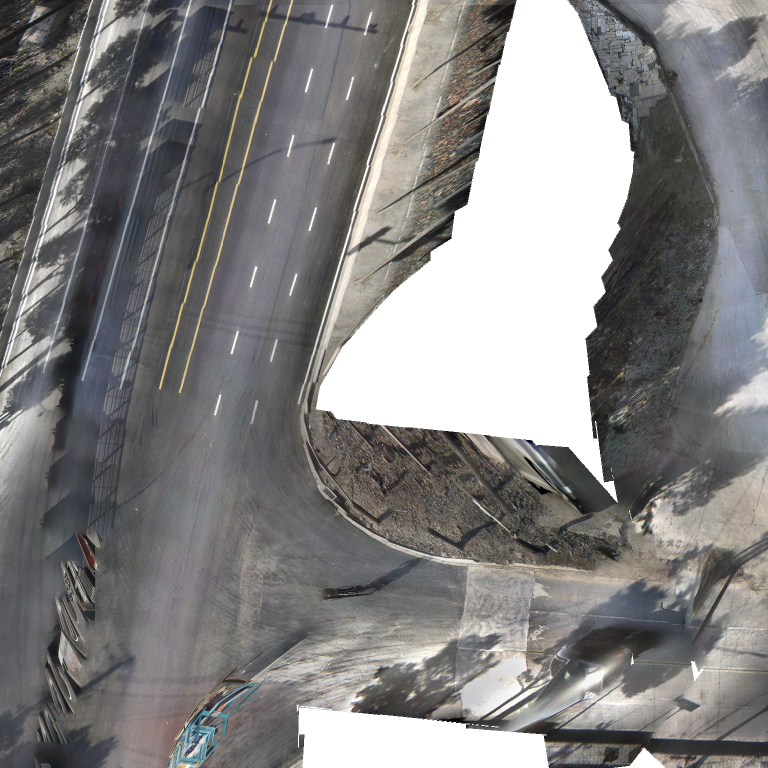
#> input picture 8.png, 1536 x 1536 px (shown at 1/2 size)
$ python main.py
#> lines starting #> are read from the running program, lines starting #| are printed output that depends on the picture; after the words box and inside, x2 and y2 are one past the last pixel; in counts of white or black regions, pixels touching at a corner belong together; long printed decimals are rounded
import cv2
import numpy as np

def show(img):
    cv2.imshow('img', img)
    cv2.waitKey(0)

def doLaneDet(path, times=0):
#> called with path = '8.png', times = 0
    img = cv2.imread(path, 0)
    h, w = img.shape
    img = cv2.GaussianBlur(img, (5, 5), 0)
    # 5有道上的没检测出来
    # 8短线检测不出来（整体算法的问题，得加东西）
    img = cv2.Canny(img, 10+times*10, 200+times*2)  # min,max
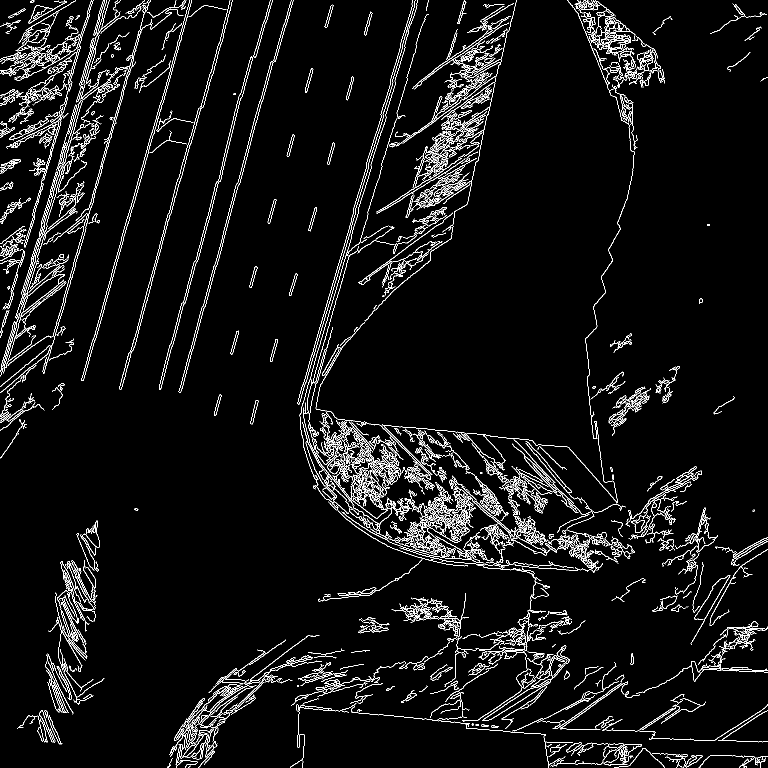
#> img: shape (1536, 1536) (shown at 1/2 size); 4.9% white in thin lines or dots
    # 3:200, 300
    # 4:检测不出来
    # 进行花样滤波？
    lines = cv2.HoughLines(img, 1, np.pi / 180, 290)  # thr
#> lines = 25 rows, first 8: [369, 0.279], [365, 0.279], [795, 0.279], [805, 0.279], [518, 0.279], [64, 2.36], [439, 0.262], [799, 0.279]

    allK = []
    allPos = []
    for i in range(len(lines)):
        for rho, theta in lines[i]:
            a = np.cos(theta)
            b = np.sin(theta)
            x0 = a * rho
            y0 = b * rho
            x1 = int(x0 + w * (-b))
            y1 = int(y0 + w * (a))
            x2 = int(x0 - w * (-b))
            y2 = int(y0 - w * (a))

            k = (y1 - y2) / (x1 - x2)
            allK.append(k)
            allPos.append(((x1, y1), (x2, y2)))
#> this loop made 25 passes
#> after the loop, allK = 25 values, max 1 at index 5, min -3.73 at index 6, mean -0.884; allPos = 25 items

    mean = np.median(allK)
#> mean = 1
    std = np.std(allK)
#> std = 2.18
    print('mean:', mean, 'std:', std)
#| mean: 1.0 std: 2.180
    if std < 0.1: std = 0.1

    num = 0
    img = cv2.imread(path)
#> img is the input picture: shape (1536, 1536, 3); mean B, G, R 129.7, 129.9, 131.1
    for i in allPos:
        p1, p2 = i
        x1, y1 = p1
        x2, y2 = p2
        k = (y1 - y2) / (x1 - x2)
        if k <= mean + std and k >= mean - std:
            print(k)
            cv2.line(img, (x1, y1), (x2, y2), (0, 0, 255), 2)
            num += 1
#> this loop made 25 passes
#> (x1, y1, x2, y2, k) on passes 1 to 8: (-68, 1578, 778, -1374, -3.49), (-72, 1577, 774, -1375, -3.49), (340, 1695, 1187, -1257, -3.49), (350, 1698, 1197, -1254, -3.49), (74, 1619, 921, -1333, -3.49), (-1131, -1040, 1040, 1131, 1), (26, 1597, 821, -1370, -3.73), (344, 1696, 1191, -1256, -3.49)
#> (printed output is left out)
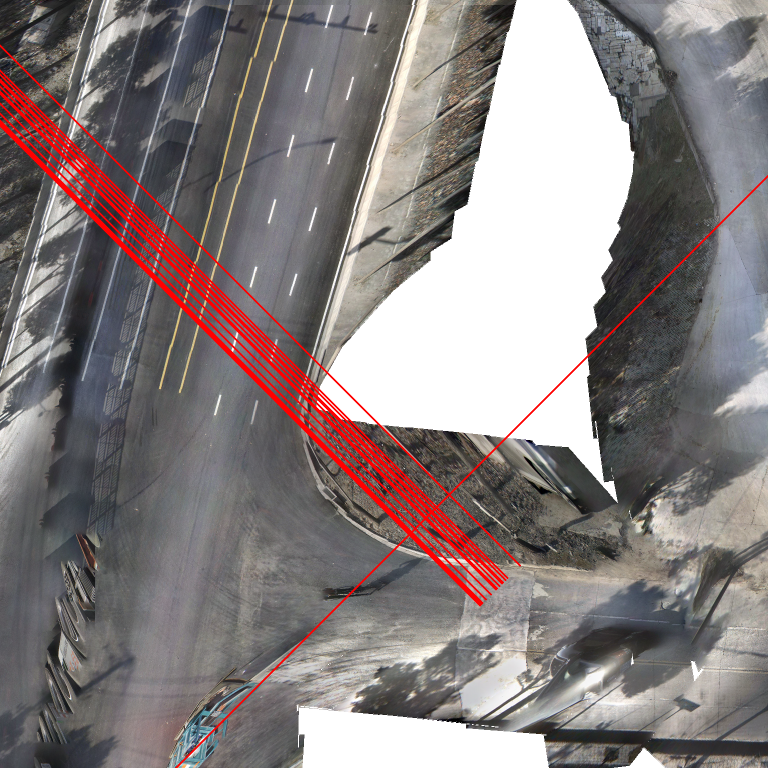
#> img: shape (1536, 1536, 3) (shown at 1/2 size); 2.9% of pixels changed, all inside (x1, y1, x2, y2) = (0, 89, 1536, 1536)
#> after the loop, num = 15
    ret = num / len(allK)
#> ret = 0.6
    print('可用率：', ret)
#| 可用率： 0.6

    if ret < 0.8:
        return doLaneDet(path,times+1)
#> call 2 of doLaneDet, with path = '8.png', times = 1
#> in doLaneDet (call 2), `img = cv2.Canny(img, 10+times*10, 200+times*2)`:
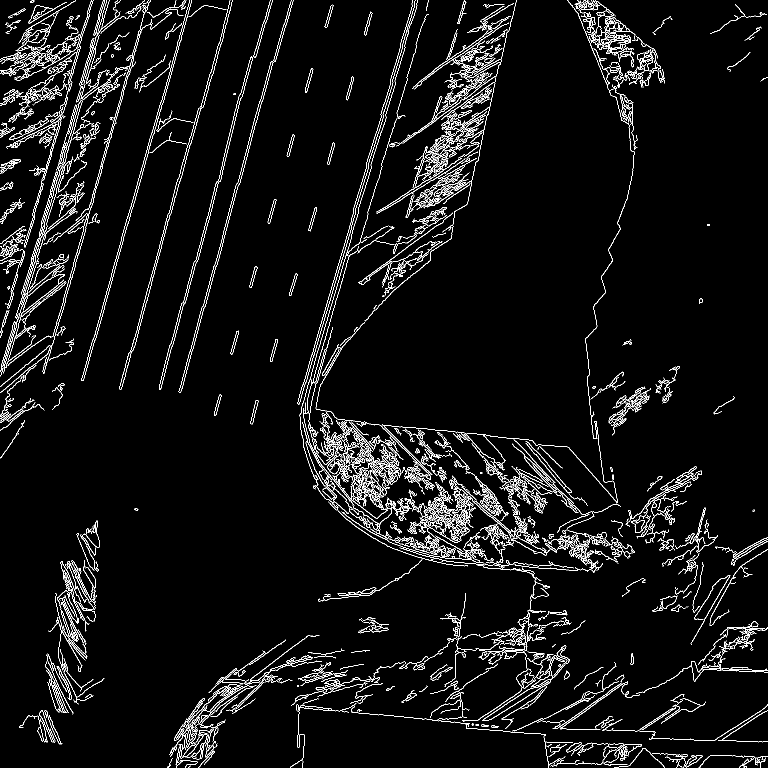
#> img: shape (1536, 1536) (shown at 1/2 size); 4.7% white in thin lines or dots
#> in doLaneDet (call 2), `lines = cv2.HoughLines(img, 1, np.pi / 180, 290)`: lines = 17 rows, first 8: [369, 0.279], [365, 0.279], [795, 0.279], [805, 0.279], [518, 0.279], [439, 0.262], [799, 0.279], [64, 2.36]
#> the loop in doLaneDet (call 2), `for i in range(len(lines)):` made 17 passes
#> after the loop in doLaneDet (call 2), `for i in range(len(lines)):`: allK = [-3.49, -3.49, -3.49, -3.49, -3.49, -3.73, -3.49, 1, -3.49, 1, -3.49, 1, -3.49, 1, 1, 1, 1]; allPos = 17 items
#> in doLaneDet (call 2), `mean = np.median(allK)`: mean = -3.49
#> in doLaneDet (call 2), `std = np.std(allK)`: std = 2.22
#| mean: -3.485 std: 2.221
#> the loop in doLaneDet (call 2), `for i in allPos:` made 17 passes
#> (printed output is left out)
#> after the loop in doLaneDet (call 2), `for i in allPos:`:
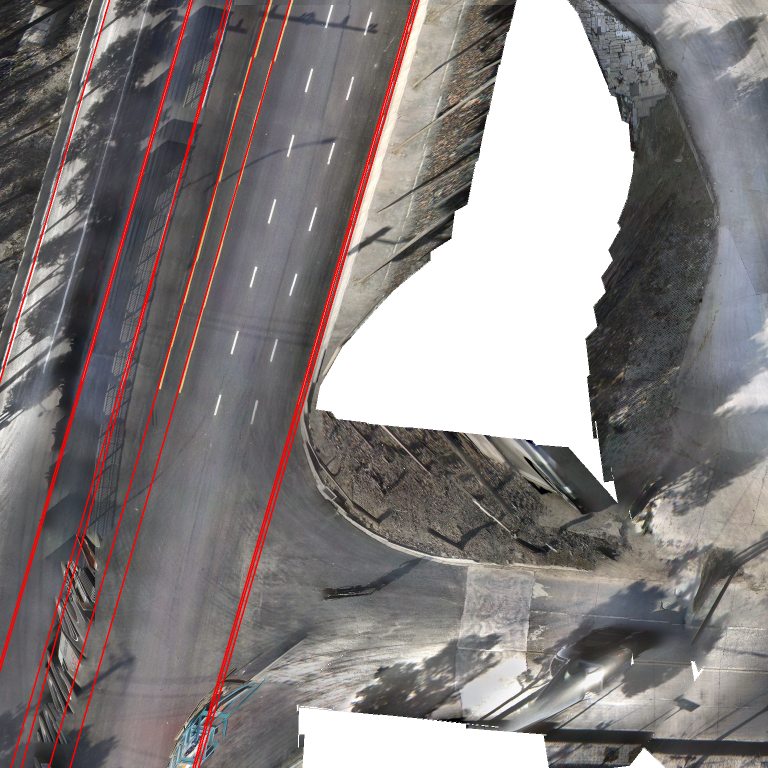
#> img: shape (1536, 1536, 3) (shown at 1/2 size); 1.83% of pixels changed, all inside (x1, y1, x2, y2) = (0, 0, 839, 1536)
#> after the loop in doLaneDet (call 2), `for i in allPos:`: num = 10
#> in doLaneDet (call 2), `ret = num / len(allK)`: ret = 0.588
#| 可用率： 0.5882
#> call 3 of doLaneDet, with path = '8.png', times = 2
#> in doLaneDet (call 3), `img = cv2.Canny(img, 10+times*10, 200+times*2)`:
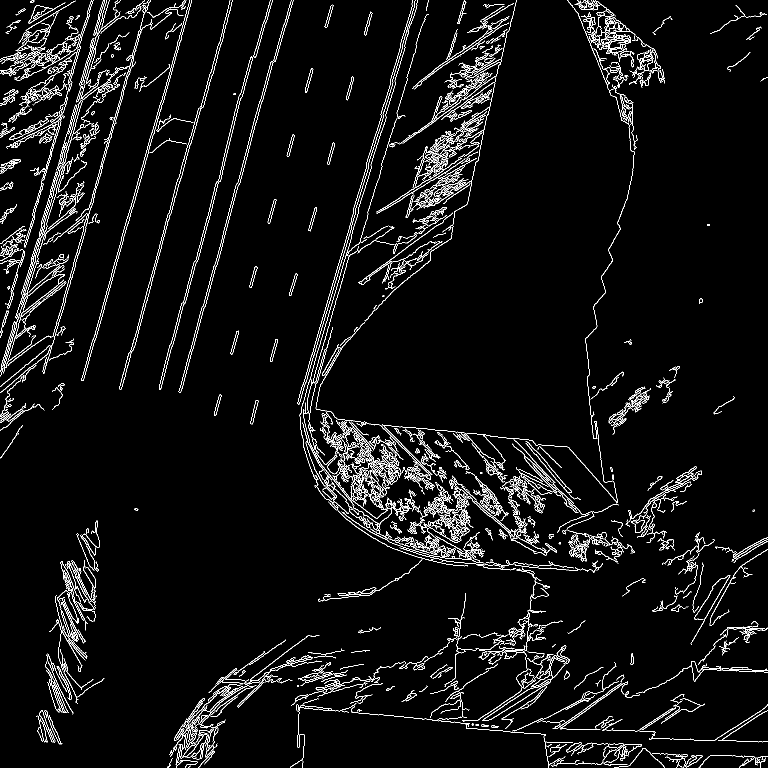
#> img: shape (1536, 1536) (shown at 1/2 size); 4.4% white in thin lines or dots
#> in doLaneDet (call 3), `lines = cv2.HoughLines(img, 1, np.pi / 180, 290)`: lines = [[369, 0.279], [365, 0.279], [795, 0.279], [805, 0.279], [518, 0.279], [799, 0.279], [439, 0.262], [559, 0.279], [64, 2.36], [209, 0.279], [445, 0.279]]
#> the loop in doLaneDet (call 3), `for i in range(len(lines)):` made 11 passes
#> after the loop in doLaneDet (call 3), `for i in range(len(lines)):`: allK = [-3.49, -3.49, -3.49, -3.49, -3.49, -3.49, -3.73, -3.49, 1, -3.49, -3.49]; allPos = 11 items
#> in doLaneDet (call 3), `std = np.std(allK)`: std = 1.3
#| mean: -3.485 std: 1.299
#> the loop in doLaneDet (call 3), `for i in allPos:` made 11 passes
#> (printed output is left out)
#> after the loop in doLaneDet (call 3), `for i in allPos:`: num = 10
#> in doLaneDet (call 3), `ret = num / len(allK)`: ret = 0.909
#| 可用率： 0.9091
    else:
        show(img)
        return ret

doLaneDet('8.png')

$ run again, with 0.png copied over 8.png
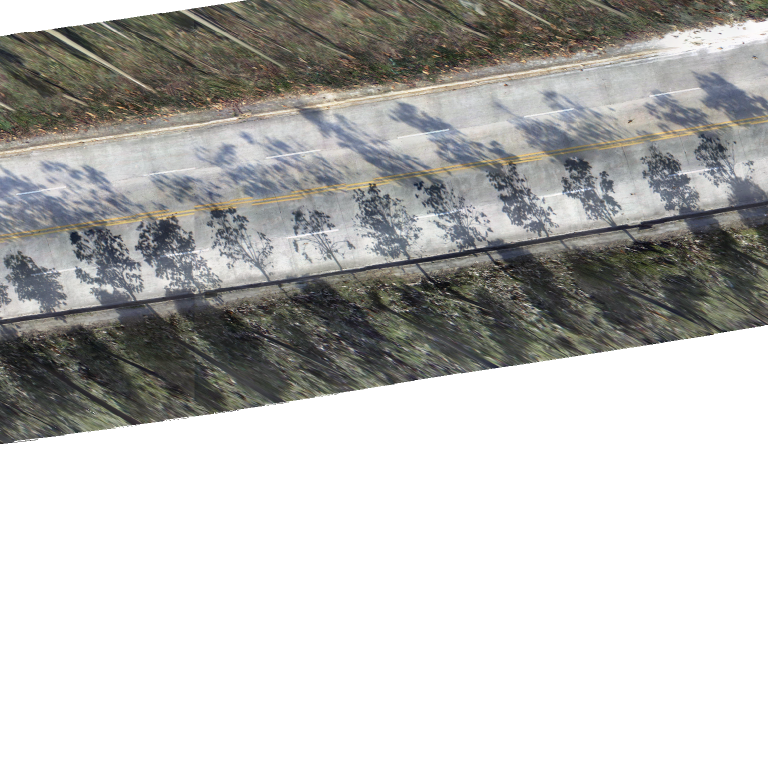
#> input picture 0.png, 1536 x 1536 px (shown at 1/2 size)
#> in doLaneDet, `img = cv2.Canny(img, 10+times*10, 200+times*2)`:
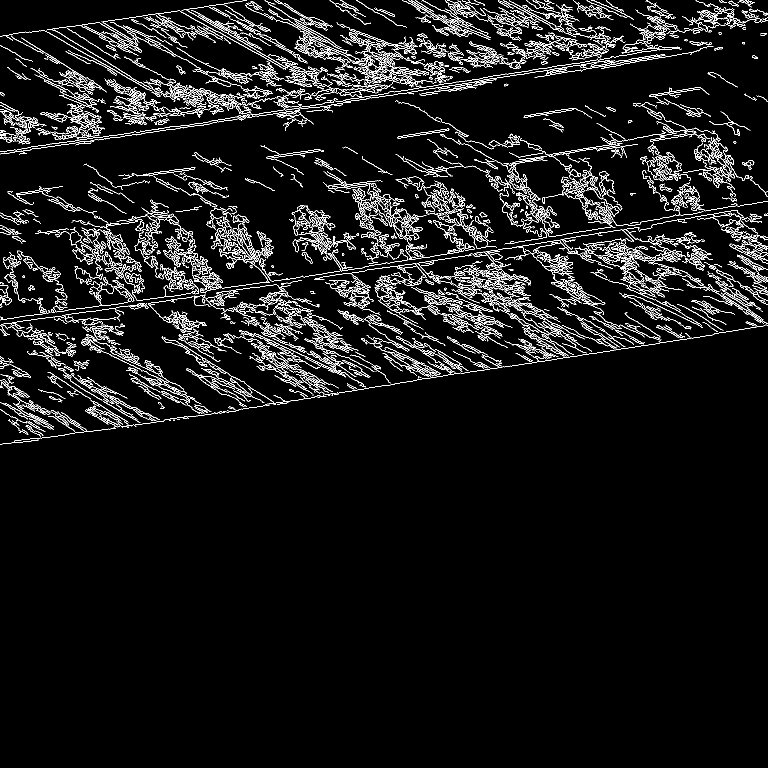
#> img: shape (1536, 1536) (shown at 1/2 size); 5.8% white in thin lines or dots, all inside (x1, y1, x2, y2) = (0, 0, 1536, 889)
#> lines = 67 rows, first 8: [305, 1.41], [309, 1.41], [882, 1.41], [633, 1.43], [299, 1.43], [648, 1.41], [283, 1.4], [277, 1.41]
#> the loop in doLaneDet, `for i in range(len(lines)):` made 67 passes
#> after the loop in doLaneDet, `for i in range(len(lines)):`: allK = 67 values, max 0.625 at index 62, min -0.212 at index 48, mean -0.0716; allPos = 67 items
#> mean = -0.141
#> std = 0.2
#| mean: -0.1407 std: 0.2004
#> in doLaneDet, img is the input picture: shape (1536, 1536, 3); mean B, G, R 187.2, 189.2, 189.4
#> the loop in doLaneDet, `for i in allPos:` made 67 passes
#> (x1, y1, x2, y2, k) on passes 1 to 8: (-1469, 541, 1564, 60, -0.159), (-1468, 545, 1565, 64, -0.159), (-1379, 1111, 1655, 630, -0.159), (-1432, 840, 1609, 413, -0.14), (-1479, 509, 1562, 82, -0.14), (-1415, 880, 1618, 399, -0.159), (-1463, 545, 1561, 11, -0.177), (-1473, 513, 1560, 33, -0.158)
#> (printed output is left out)
#> after the loop in doLaneDet, `for i in allPos:`:
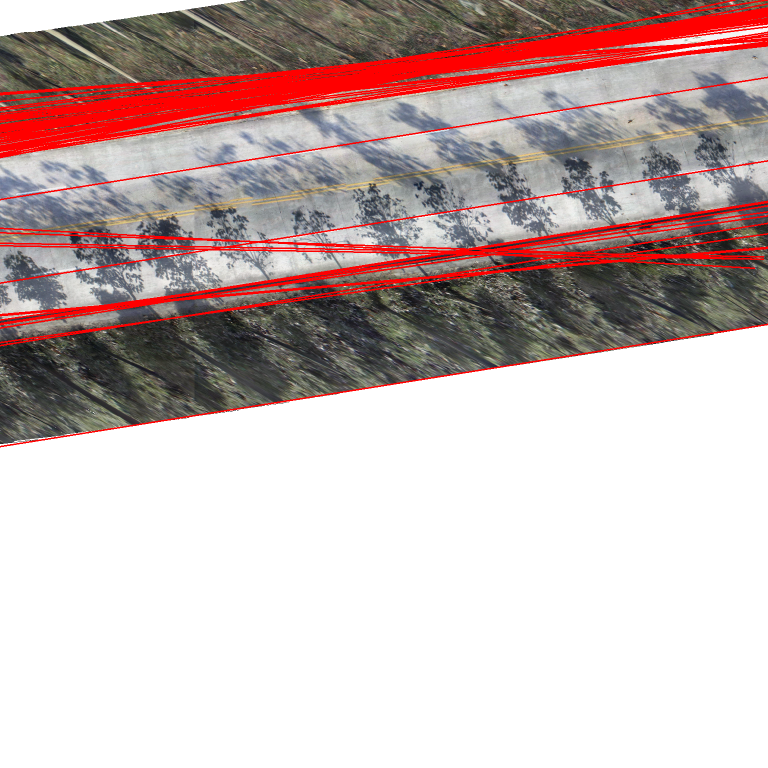
#> img: shape (1536, 1536, 3) (shown at 1/2 size); 7.3% of pixels changed, all inside (x1, y1, x2, y2) = (0, 0, 1536, 895)
#> after the loop in doLaneDet, `for i in allPos:`: num = 61
#> ret = 0.91
#| 可用率： 0.9104

$ run again, with 1.png copied over 8.png
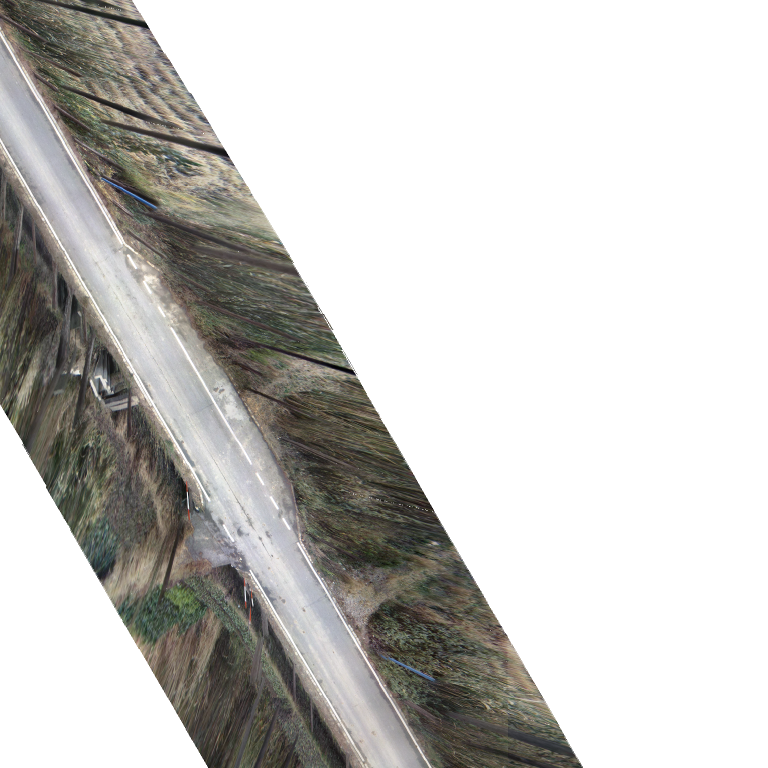
#> input picture 1.png, 1536 x 1536 px (shown at 1/2 size)
#> in doLaneDet, `img = cv2.Canny(img, 10+times*10, 200+times*2)`:
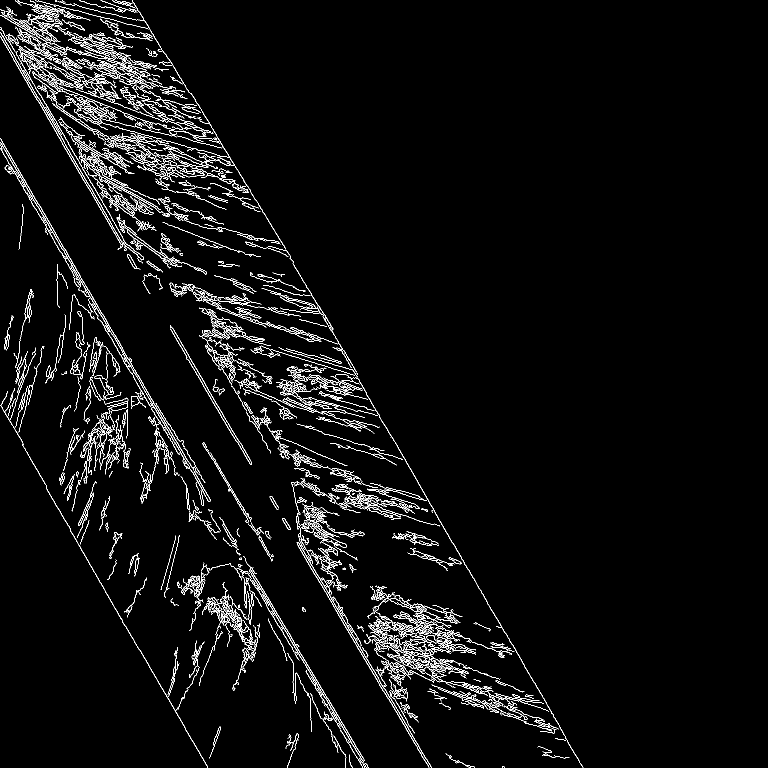
#> img: shape (1536, 1536) (shown at 1/2 size); 3.6% white in thin lines or dots, all inside (x1, y1, x2, y2) = (0, 0, 1167, 1536)
#> lines = 68 rows, first 8: [137, 2.62], [25, 2.62], [140, 2.62], [-241, 2.62], [158, 2.6], [31, 2.62], [161, 2.6], [29, 2.62]
#> the loop in doLaneDet, `for i in range(len(lines)):` made 68 passes
#> after the loop in doLaneDet, `for i in range(len(lines)):`: allK = 68 values, max 2.15 at index 57, min 1.28 at index 61, mean 1.66; allPos = 68 items
#> mean = 1.67
#> std = 0.158
#| mean: 1.665 std: 0.1583
#> in doLaneDet, img is the input picture: shape (1536, 1536, 3); mean B, G, R 195.3, 198.3, 199.4
#> the loop in doLaneDet, `for i in allPos:` made 68 passes
#> (x1, y1, x2, y2, k) on passes 1 to 8: (-886, -1261, 649, 1398, 1.73), (-789, -1317, 746, 1342, 1.73), (-889, -1260, 646, 1400, 1.73), (-559, -1450, 976, 1209, 1.73), (-926, -1235, 655, 1397, 1.66), (-794, -1314, 741, 1345, 1.73), (-929, -1233, 653, 1399, 1.66), (-793, -1315, 742, 1344, 1.73)
#> (printed output is left out)
#> after the loop in doLaneDet, `for i in allPos:`: num = 49
#> ret = 0.721
#| 可用率： 0.7206
#> lines = 38 rows, first 8: [137, 2.62], [25, 2.62], [140, 2.62], [-241, 2.62], [158, 2.6], [31, 2.62], [161, 2.6], [29, 2.62]
#> the loop in doLaneDet (call 2), `for i in range(len(lines)):` made 38 passes
#| mean: 1.732 std: 0.1054
#> the loop in doLaneDet (call 2), `for i in allPos:` made 38 passes
#> (printed output is left out)
#| 可用率： 0.7632
#> the loop in doLaneDet (call 3), `for i in range(len(lines)):` made 19 passes
#| mean: 1.732 std: 0.04639
#> the loop in doLaneDet (call 3), `for i in allPos:` made 19 passes
#> i on passes 1 to 8: ((-886, -1261), (649, 1398)), ((-789, -1317), (746, 1342)), ((-889, -1260), (646, 1400)), ((-559, -1450), (976, 1209)), ((-926, -1235), (655, 1397)), ((-794, -1314), (741, 1345)), ((-929, -1233), (653, 1399)), ((-793, -1315), (742, 1344))
#> (printed output is left out)
#> after the loop in doLaneDet (call 3), `for i in allPos:`:
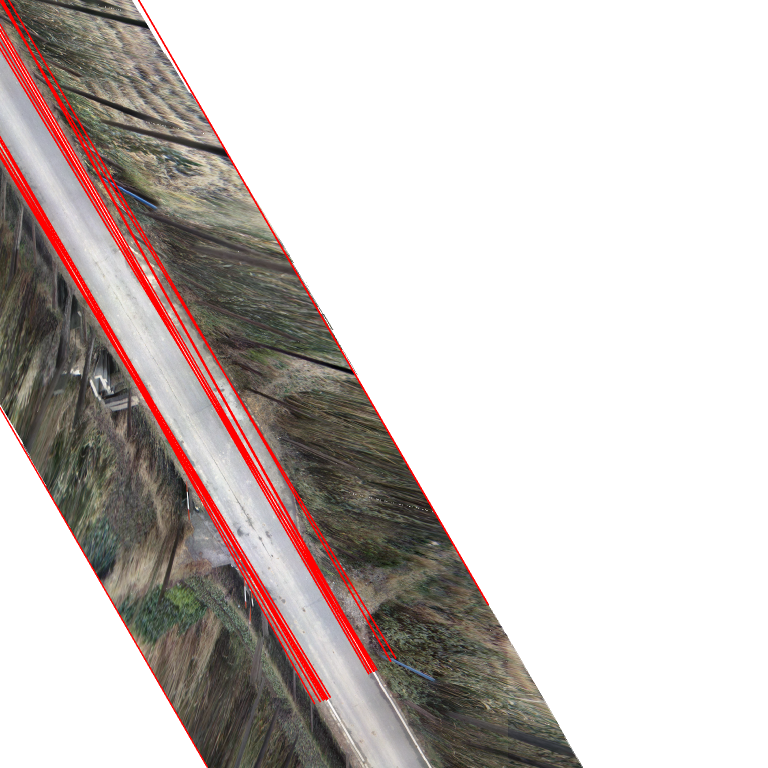
#> img: shape (1536, 1536, 3) (shown at 1/2 size); 2.81% of pixels changed, all inside (x1, y1, x2, y2) = (0, 0, 978, 1536)
#| 可用率： 1.0
